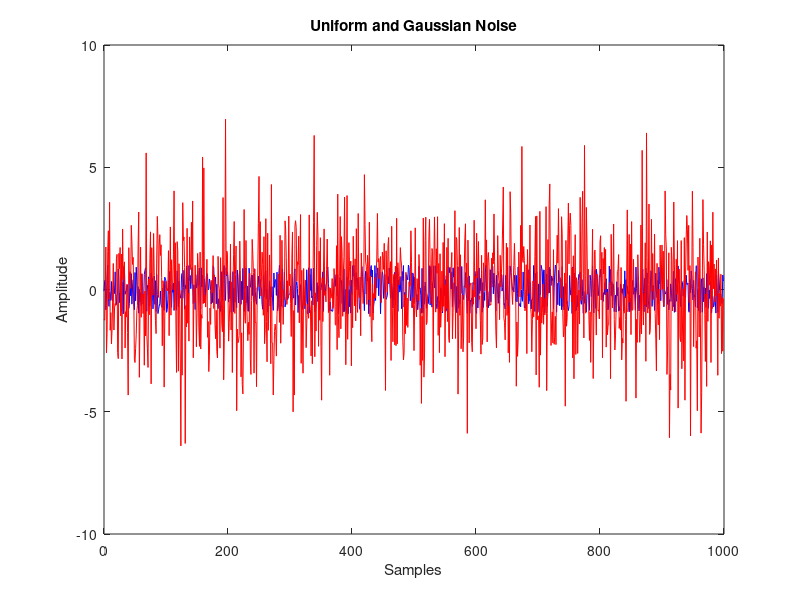

This figure's MATLAB source: (Note: this script raises an error after producing the figure.)
%
% Generate Uniform and Normal noise sequences
%
clc; clear all; close all;
%
% n_points is the number of data samples
%
n_points = 1000;
%
% Uniform and Normal noise
%
% Generate values from the uniform distribution on the
% interval (a, b).
%        r = a + (b-a).*rand(100,1);
a = -1;
b = 1;
uniform = a + (b-a).*rand(n_points,1);
%
%
% Generate values from the Normal distribution
% with mean mu and standard deviation std
%
mu = 0;
std = 2;
normal = mu + std.*randn(n_points,1);
%
% Save files to disk
%
save uniform_data uniform
save normal_data normal
%
%
N = n_points;
xn = [0:1:N-1];
noiseunif = uniform;
noisegauss = normal;
%
var_noisegauss = var(noisegauss)
cov_noisegauss = cov(noisegauss)
dot_noisegauss = noisegauss'*noisegauss/N
corr_coeff_noisegauss = corrcoef(noisegauss)
autocorr_noisegauss = corrcoef(noisegauss,noisegauss)
[cross_corr_noisegauss lags] = xcorr(noisegauss,noisegauss);
[maxvalue indexvalue] = max(cross_corr_noisegauss)
%
figure(10);
plot(xn,noiseunif,'b',xn,noisegauss,'r');
title('Uniform and Gaussian Noise')
xlabel('Samples')
ylabel('Amplitude')
legend('Uniform','Gaussian','Location','SE')
grid on;
%
figure(11);
histogram(noiseunif,100);
title('Uniform Noise')
xlabel('Samples')
ylabel('Amplitude')
grid minor;
%
figure(12);
histogram(noisegauss,100);
title('Gaussian Noise')
ylabel('Amplitude')
xlabel('Samples')
grid minor;
%
figure(13)
plot(lags,cross_corr_noisegauss/maxvalue,'r','LineWidth',1.5)
grid minor

disp('>>> END generate_noise_new.m')
